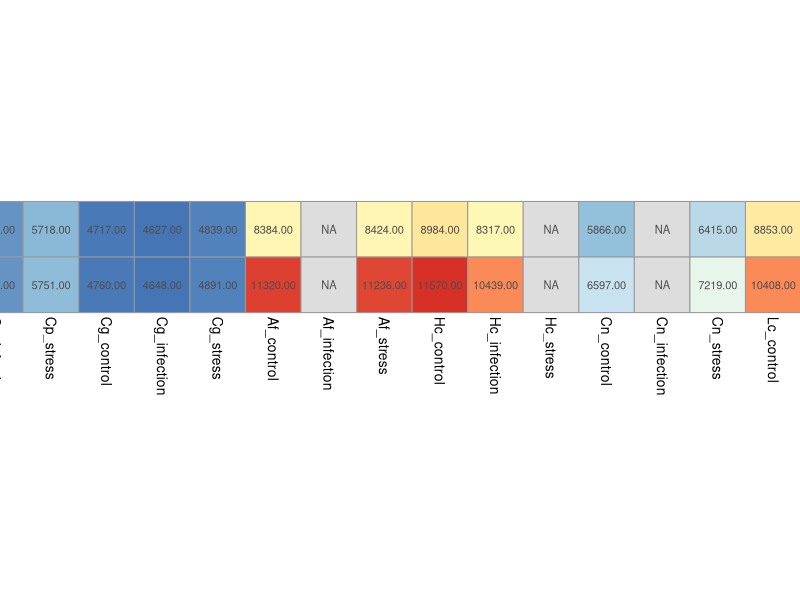
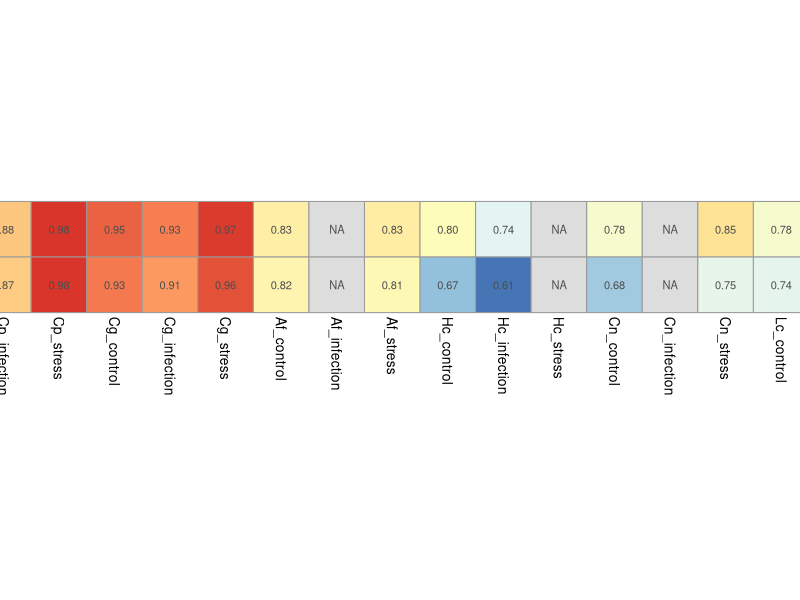
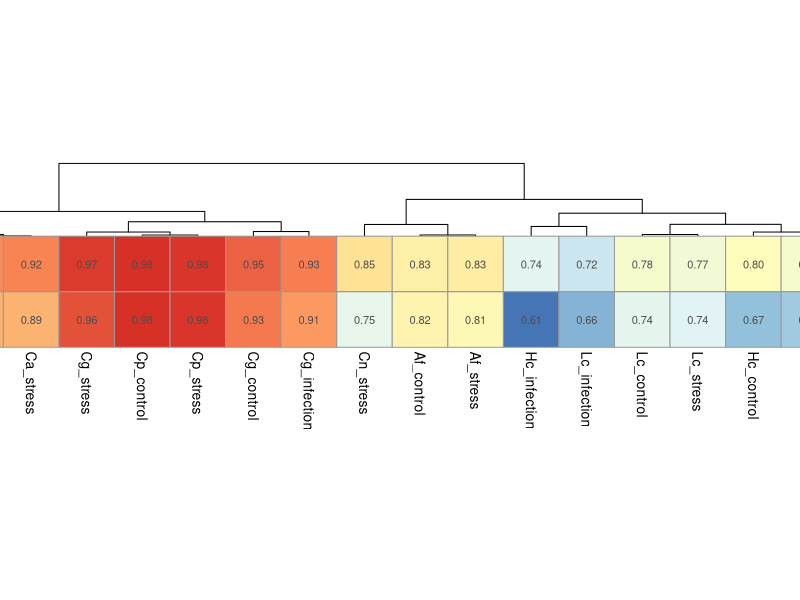

Recreate these plots in R, in order.
library(RColorBrewer)
library(pheatmap)

## expressed genes /isoforms for all fungi and conditions ####
afum <- c(8384,11320,NA,NA,8424,11236)
calbk <- c(5624,5942,5673,5972,5683,5975)
cglak <- c(4717,4760,4627,4648,4839,4891)
cpark <- c(5743,5784,5127,5144,5718,5751)
cneo <- c(5866,6597,NA,NA,6415,7219)
lcor <- c(8853,10408,8144,9277,8760,10322)
hcap <- c(8984,11570,8317,10439,NA,NA)

all <- c(calbk,cpark,cglak,afum,hcap,cneo,lcor)


matrix_all <- matrix(all,nrow=2)
rownames(matrix_all) <- c("genes", "transcripts")


names_allss <- c("Ca","Cp","Cg","Af","Hc","Cn","Lc")

names_allss <- unlist(lapply(names_allss,function(x){return(rep(x,3))}))
conditions <- c("control","infection","stress")

conditions <- rep(conditions,7)

all <- paste(names_allss,conditions,sep="_")

colnames(matrix_all) <- all


png("/data/PhD/species_comparison_revision/expression.png",height=300,width=1400)
pdf("/data/PhD/species_comparison_revision/expression.pdf")
pheatmap(matrix_all,cellwidth=40,cellheight=40,
         cluster_rows=F,cluster_cols=F,
         scale="none",display_numbers=T,width=200,height=200)
#,color=brewer.pal(9, "Blues")
dev.off()


## ("CaK","CpK","CgK","Af","Hc","Cn","Lc")
number_tr <- c(6719,5897,5108,13879,17182,9650,14015) 
number_genes <- c(6158,5845,4977,10144,11216,7543,11350)

normalize_genes <- unlist(lapply(number_genes,function(x){return(rep(x,3))}))
normalize_tr <- unlist(lapply(number_tr,function(x){return(rep(x,3))}))


matrix_all_normalized <- matrix_all
matrix_all_normalized[1,] <- matrix_all_normalized[1,]/normalize_genes
matrix_all_normalized[2,] <- matrix_all_normalized[2,]/normalize_tr


png("/data/PhD/species_comparison_revision/expression_normalized.png",height=300,width=1400)
#pdf("/data/PhD/species_comparison_revision/expression_normalized.pdf",height=300,width=1400)
svg("/data/PhD/species_comparison_revision/expression_normalized.svg",width=15,height=3)
pheatmap(matrix_all_normalized,cellwidth=40,cellheight=40,
         cluster_rows=F,cluster_cols=F,
         scale="none",display_numbers=T,width=400,height=400)
#,color=brewer.pal(9, "Blues")
dev.off()


matrix_all_boolean <- as.vector(apply(matrix_all_normalized,2,function(x){
  if(is.na(sum(x))){ return(FALSE)
  }else return(TRUE)
}))
matrix_all_woNA <- matrix_all_normalized[,matrix_all_boolean]


#png("/data/PhD/species_comparison_revision/expression_normalized_clustered.png",height=300,width=1400)
pdf("/data/PhD/species_comparison_revision/expression_normalized_clustered.pdf",height=3,width=14)
pheatmap(matrix_all_woNA,cellwidth=40,cellheight=40,
         cluster_rows=F,cluster_cols=T,
         scale="none",display_numbers=T,width=400,height=400)
#,color=brewer.pal(9, "Blues")
dev.off()
